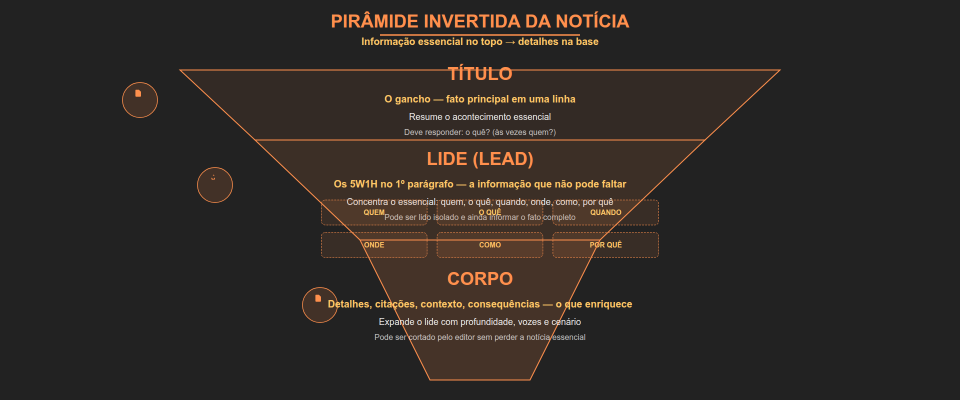
#> input picture seduc-pa-2026/slides/1-conhecimentos-basicos/1-lingua-portuguesa/02-organizacao-estrutural-dos-textos/assets/estrutura-noticia.png, 1920 x 800 px (shown at 1/2 size)
$ python extract_palette.py ../../../../../seduc-pa-2026/slides/1-conhecimentos-basicos/1-lingua-portuguesa/02-organizacao-estrutural-dos-textos/assets/estrutura-noticia.png
#> lines starting #> are read from the running program, lines starting #| are printed output that depends on the picture
#!/usr/bin/env python3
"""
Extrai as cores dominantes de uma imagem usando K-Means clustering.

Uso:
    python extract_palette.py <caminho_da_imagem> [--colors 6] [--format hex|rgb|json]

Saída:
    Lista de cores dominantes ordenadas por frequência.
"""

import sys
import json
import argparse
from pathlib import Path


def extract_palette(image_path: str, n_colors: int = 6) -> list[dict]:
    """Extrai cores dominantes usando K-Means."""
#> called with n_colors = 6
    from PIL import Image
    import numpy as np

    img = Image.open(image_path).convert("RGB")
#> img is the input picture: PIL image 1920x800 RGB; mean R, G, B 47.3, 41.5, 37.4

    # Redimensionar para acelerar o clustering
    max_dim = 200
    if max(img.size) > max_dim:
        ratio = max_dim / max(img.size)
#> ratio = 0.104
        new_size = (int(img.size[0] * ratio), int(img.size[1] * ratio))
#> new_size = (200, 83)
        img = img.resize(new_size, Image.LANCZOS)
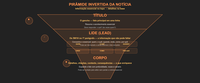
#> img: PIL image 200x83 RGB; mean R, G, B 47.3, 41.5, 37.4

    pixels = np.array(img).reshape(-1, 3).astype(float)

    # K-Means simples (sem sklearn para menos dependências)
    # Inicializar centroids aleatoriamente
    np.random.seed(42)
    indices = np.random.choice(len(pixels), n_colors, replace=False)
#> indices = [8929, 4789, 15056, 14769, 5211, 720]
    centroids = pixels[indices].copy()
#> centroids = [[113, 81, 51], [34, 34, 34], [34, 34, 34], [34, 34, 34], [34, 34, 34], [145, 88, 54]]

    for _ in range(20):  # iterações
        # Atribuir cada pixel ao centroid mais próximo
        distances = np.sqrt(((pixels[:, np.newaxis] - centroids[np.newaxis]) ** 2).sum(axis=2))
        labels = distances.argmin(axis=1)

        # Atualizar centroids
        new_centroids = np.array([
            pixels[labels == k].mean(axis=0) if (labels == k).sum() > 0 else centroids[k]
            for k in range(n_colors)
        ])

        if np.allclose(centroids, new_centroids, atol=1):
            break
        centroids = new_centroids

    # Calcular proporção de cada cor
    unique, counts = np.unique(labels, return_counts=True)
#> unique = [0, 1, 2, 3, 4, 5]; counts = [1175, 1533, 300, 1737, 11204, 651]
    total = counts.sum()
#> total = 16600

    palette = []
    for idx in np.argsort(-counts):  # ordenar por frequência
        k = unique[idx]
        r, g, b = centroids[k].astype(int)
        proportion = counts[idx] / total
        palette.append({
            "r": int(r), "g": int(g), "b": int(b),
            "hex": f"#{r:02x}{g:02x}{b:02x}",
            "rgb": f"rgb({r},{g},{b})",
            "proportion": round(float(proportion), 4),
        })
#> this loop made 6 passes
#> (idx, k, r, g, b, proportion) on passes 1, 2, 3, 4, 6: (4, 4, 34, 34, 34, 0.675), (3, 3, 51, 42, 36, 0.105), (1, 1, 67, 50, 39, 0.0923), (0, 0, 93, 67, 49, 0.0708), (2, 2, 27, 29, 31, 0.0181)
#> (k, r, g, b, proportion) on pass 5: (5, 139, 103, 71, 0.0392)
#> after the loop, palette = 6 items

    return palette


def main():
    parser = argparse.ArgumentParser(description="Extrai paleta de cores de imagem")
    parser.add_argument("image_path", help="Caminho da imagem")
    parser.add_argument("--colors", "-n", type=int, default=6,
                        help="Número de cores dominantes (default: 6)")
    parser.add_argument("--format", choices=["hex", "rgb", "json"], default="json",
                        help="Formato de saída (default: json)")
    args = parser.parse_args()

    path = Path(args.image_path)
    if not path.exists():
        print(f"[ERRO] Arquivo não encontrado: {path}", file=sys.stderr)
        sys.exit(1)

    palette = extract_palette(str(path), args.colors)
#> palette = 6 items

    if args.format == "json":
        print(json.dumps(palette, indent=2))
#> (printed output is left out)
    elif args.format == "hex":
        for color in palette:
            print(f"{color['hex']}  ({color['proportion']*100:.1f}%)")
    elif args.format == "rgb":
        for color in palette:
            print(f"{color['rgb']}  ({color['proportion']*100:.1f}%)")


if __name__ == "__main__":
    main()
